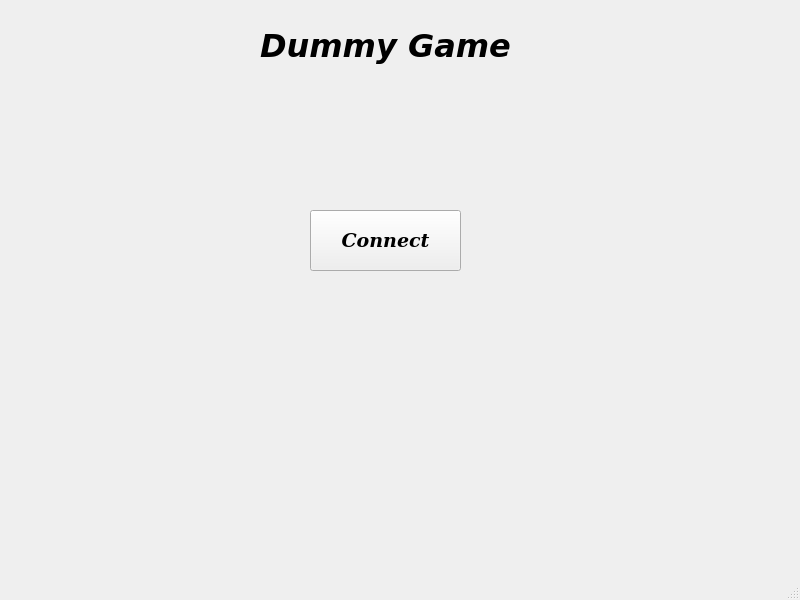
<?xml version="1.0" encoding="UTF-8"?>
<ui version="4.0">
 <class>MainWindow</class>
 <widget class="QMainWindow" name="MainWindow">
  <property name="geometry">
   <rect>
    <x>0</x>
    <y>0</y>
    <width>800</width>
    <height>600</height>
   </rect>
  </property>
  <property name="font">
   <font>
    <family>DejaVu Serif</family>
    <weight>75</weight>
    <bold>true</bold>
   </font>
  </property>
  <property name="windowTitle">
   <string>MainWindow</string>
  </property>
  <widget class="QWidget" name="centralwidget">
   <widget class="QPushButton" name="pushButton">
    <property name="geometry">
     <rect>
      <x>310</x>
      <y>210</y>
      <width>151</width>
      <height>61</height>
     </rect>
    </property>
    <property name="font">
     <font>
      <family>DejaVu Serif</family>
      <pointsize>14</pointsize>
      <weight>75</weight>
      <italic>true</italic>
      <bold>true</bold>
     </font>
    </property>
    <property name="text">
     <string>Connect</string>
    </property>
   </widget>
   <widget class="QLabel" name="label">
    <property name="geometry">
     <rect>
      <x>260</x>
      <y>0</y>
      <width>261</width>
      <height>91</height>
     </rect>
    </property>
    <property name="font">
     <font>
      <family>DejaVu Sans</family>
      <pointsize>24</pointsize>
      <weight>75</weight>
      <italic>true</italic>
      <bold>true</bold>
     </font>
    </property>
    <property name="text">
     <string>Dummy Game</string>
    </property>
   </widget>
  </widget>
  <widget class="QMenuBar" name="menubar">
   <property name="geometry">
    <rect>
     <x>0</x>
     <y>0</y>
     <width>800</width>
     <height>20</height>
    </rect>
   </property>
  </widget>
  <widget class="QStatusBar" name="statusbar"/>
 </widget>
 <resources/>
 <connections/>
</ui>
